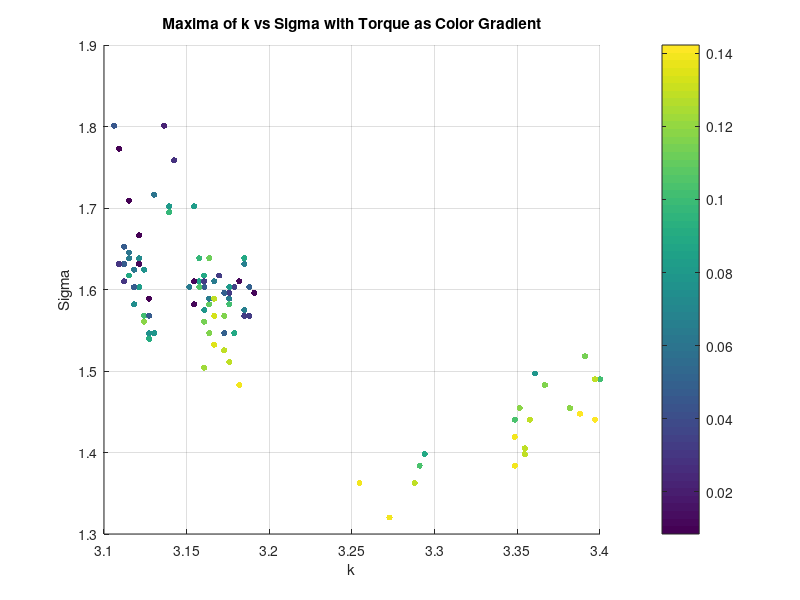
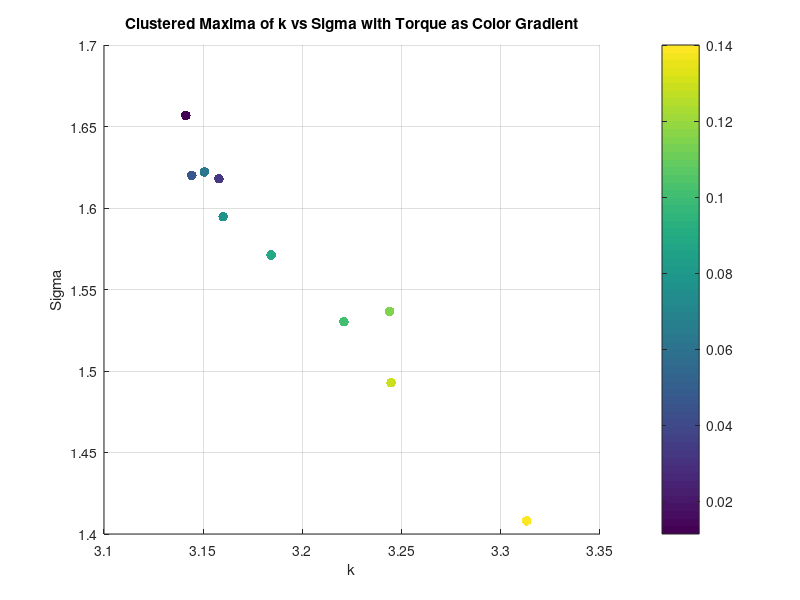
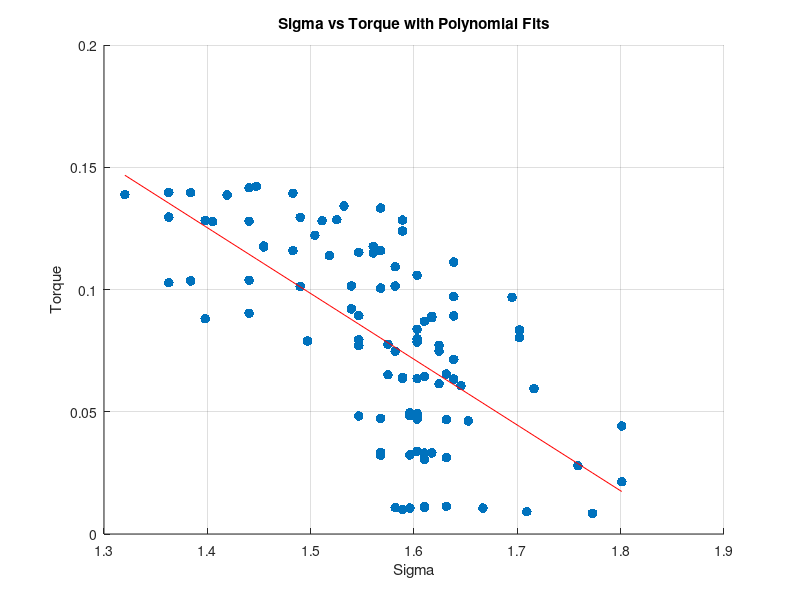
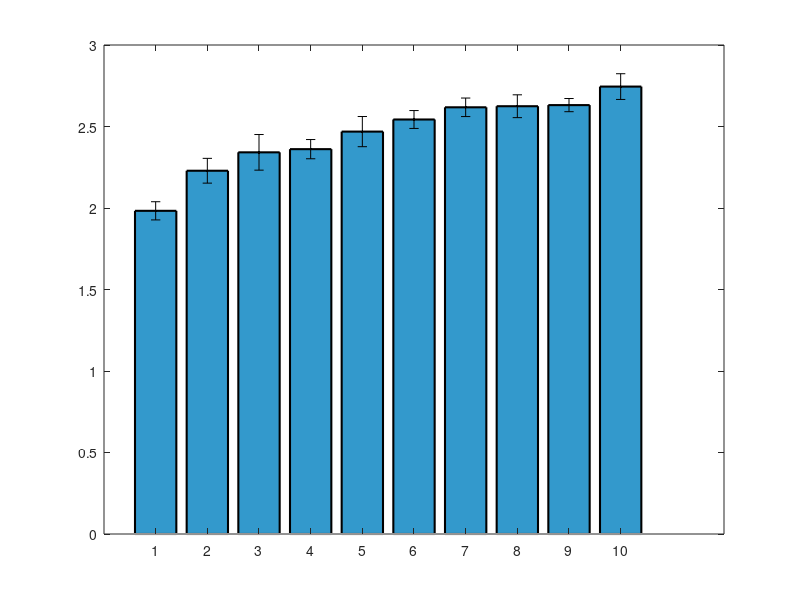

Write MATLAB code to recreate these figures, in order. (Note: this script raises an error after producing the figures.)
clear all;
close all;


%% Torque Analysis
load('maxima_data.mat');
scatter(maxima_k, maxima_sigma, 20, torque_values, 'filled');
xlabel('k');
ylabel('Sigma');
title('Maxima of k vs Sigma with Torque as Color Gradient');
colorbar;
%Lable the colorbar
caxis([min(torque_values) max(torque_values)]);
grid on;
% K means clustering of torque into 10 clusters, taking mean of each cluster k, sigma and corr too
[cluster_idx, cluster_centers] = kmeans(torque_values', 10);
% Take the mean of each cluster
torque_means = zeros(10, 1);
sigma_means = zeros(10, 1);
sigma_stds = zeros(10, 1);
k_means = zeros(10, 1);
corr_means = zeros(10, 1);
for i = 1:10
    torque_means(i) = mean(torque_values(cluster_idx == i));
    sigma_means(i) = mean(maxima_sigma(cluster_idx == i));
    k_means(i) = mean(maxima_k(cluster_idx == i));
    corr_means(i) = mean(maxima_corr(cluster_idx == i));
    sigma_stds(i) = std(maxima_sigma(cluster_idx == i));
end
% Plot the clusters
figure;
scatter(k_means, sigma_means, 50, torque_means, 'filled');
xlabel('k');
ylabel('Sigma');
zlabel('Torque');
title('Clustered Maxima of k vs Sigma with Torque as Color Gradient');
colorbar;
grid on;
% Ensure data is sorted for polyfit
[sigma_sorted, sort_idx] = sort(maxima_sigma);
torque_sorted = torque_values(sort_idx);
% Display correlation between torque and sigma
disp('Correlation between Torque and Sigma:');
disp(corr(torque_sorted', sigma_sorted'));
% Display correlation between torque and sigma^2
disp('Correlation between Torque and Sigma^2:');
disp(corr(torque_sorted', sigma_sorted'.^2));
% Polyfit for sigma vs torque (order 1 and 2)
p1_sigma = polyfit(sigma_sorted, torque_sorted, 1);
% Calculate fitted values and normalized MSE for sigma vs torque
fitted_torque_p1_sigma = polyval(p1_sigma, sigma_sorted);
mse_p1_sigma = mean((torque_sorted - fitted_torque_p1_sigma).^2);
nmse_p1_sigma = mse_p1_sigma / var(torque_sorted);
% Display results for sigma vs torque
disp('Sigma vs Torque:');
disp(['Order 1 nMSE: ', num2str(nmse_p1_sigma)]);
%display correlation between torque and sigma
% Plot for sigma vs torque with polynomial fits (first instance)
figure;
scatter(sigma_sorted, torque_sorted, 50, 'filled','DisplayName', 'Data');
hold on;
plot(sigma_sorted, fitted_torque_p1_sigma, '-r', 'DisplayName', ...
    ['Order 1 Fit: y = ', num2str(p1_sigma(1)), 'x + ', num2str(p1_sigma(2)), ...
    ', nMSE = ', num2str(nmse_p1_sigma)]);
xlabel('Sigma');
ylabel('Torque');
title('Sigma vs Torque with Polynomial Fits');
grid on;

%Plot means of sigma as bar plot with variance as error bars
figure;
[sorted_sigma_means,idx] = sort(sigma_means);
sorted_sigma_stds = sigma_stds(idx);
bar(sorted_sigma_means.^2, 'FaceColor', [0.2 0.6 0.8], 'EdgeColor', 'k', 'LineWidth', 1.5);
% Set the x-ticks to the cluster indices
hold on;
errorbar(sorted_sigma_means.^2,sorted_sigma_stds, 'k.', 'LineWidth', 1.5);
ylim([1.95 2.85]);

xlabel('Torque Number');
ylabel('Mean Sigma^2');
% % Ensure data is sorted for polyfit
% [sigma_sorted, sort_idx] = sort(sigma_means);
% torque_sorted = torque_means(sort_idx);
% %Display correlation between torque and sigma
% disp('Correlation between Torque and Sigma:');
% disp(corr(torque_sorted, sigma_sorted));
% %Display correlation between torque and sigma^2
% disp('Correlation between Torque and Sigma^2:');
% disp(corr(torque_sorted, sigma_sorted.^2));
% % Polyfit for sigma vs torque (order 1 and 2)
% p1_sigma = polyfit(sigma_sorted, torque_sorted, 1);
% p2_sigma = polyfit(sigma_sorted, torque_sorted, 2);
% % Calculate zitted values and normalized MSE for sigma vs torque
% fitted_torque_p1_sigma = polyval(p1_sigma, sigma_sorted);
% fitted_torque_p2_sigma = polyval(p2_sigma, sigma_sorted);
% mse_p1_sigma = mean((torque_sorted - fitted_torque_p1_sigma).^2);
% mse_p2_sigma = mean((torque_sorted - fitted_torque_p2_sigma).^2);
% nmse_p1_sigma = mse_p1_sigma / var(torque_sorted);
% nmse_p2_sigma = mse_p2_sigma / var(torque_sorted);
% % Display results for sigma vs torque
% disp('Sigma vs Torque:');
% disp(['Order 1 nMSE: ', num2str(nmse_p1_sigma)]);
% disp(['Order 2 nMSE: ', num2str(nmse_p2_sigma)]);
% % Plot for sigma vs torque with polynomial fits (second instance)
% figure;
% scatter(sigma_sorted, torque_sorted, 50, 'filled', 'DisplayName', 'Data');
% hold on;
% % plot(sigma_sorted, fitted_torque_p1_sigma, '-r', 'DisplayName', ...
% %     ['Order 1 Fit: y = ', num2str(p1_sigma(1)), 'x + ', num2str(p1_sigma(2)), ...
% %     ', nMSE = ', num2str(nmse_p1_sigma)]);
% % plot(sigma_sorted, fitted_torque_p2_sigma, '--g', 'DisplayName', ...
% %     ['Order 2 Fit: y = ', num2str(p2_sigma(1)), 'x^2 + ', num2str(p2_sigma(2)), ...
% %     'x + ', num2str(p2_sigma(3)), ', nMSE = ', num2str(nmse_p2_sigma)]);
% xlabel('Sigma');
% ylabel('Torque');
% title('Sigma vs Torque with Polynomial Fits');
% grid on;



% %% Diameter Analysis
% % Saved as diameter_value, k_values(max_k_idx), sigma_values(max_sigma_idx), max_val
% load('maxima_data_Diam.mat');

% figure;
% scatter3(maxima_matrix(:, 2), maxima_matrix(:, 3), maxima_matrix(:, 1), 50, maxima_matrix(:, 1), 'filled'); 
% xlabel('k');
% ylabel('Sigma');
% zlabel('Diameter');
% title('Maxima of k vs Sigma with Diameter as Color Gradient');
% colorbar;
% grid on;

% % K vs d
% % Ensure data is sorted for polyfit
% [k_sorted, sort_idx] = sort(maxima_matrix(:, 2));
% d_sorted = maxima_matrix(sort_idx, 1);
% % Display correlation between d and k
% disp('Correlation between Diameter and k:');
% disp(corr(d_sorted, k_sorted));

% %plot for k vs diam with polynomial fits
% figure;
% scatter(k_sorted, d_sorted, 50, 'filled', 'DisplayName', 'Data');
% grid on;
% hold on;
% p1_k = polyfit(k_sorted, d_sorted, 1);
% fitted_d_p1_k = polyval(p1_k, k_sorted);
% mse_p1_k = mean((d_sorted - fitted_d_p1_k).^2);
% nmse_p1_k = mse_p1_k / var(d_sorted);
% disp('Diameter vs k:');
% disp(['Order 1 nMSE: ', num2str(nmse_p1_k)]);
% % plot(k_sorted, fitted_d_p1_k, '-r', 'DisplayName', ...
% %     ['Order 1 Fit: y = ', num2str(p1_k(1)), 'x + ', num2str(p1_k(2)), ...
% %     ', nMSE = ', num2str(nmse_p1_k)]);
% xlabel('k');
% ylabel('Diameter');
% title('k vs Diameter with Polynomial Fits');


% % Compute mean and std of sigma for each unique diameter
% unique_diameters = unique(maxima_matrix(:, 1));
% sigma_means_diameter = zeros(size(unique_diameters));
% sigma_stds_diameter = zeros(size(unique_diameters));

% for i = 1:length(unique_diameters)
%     sigma_values_for_diameter = maxima_matrix(maxima_matrix(:, 1) == unique_diameters(i), 3);
%     sigma_means_diameter(i) = mean(sigma_values_for_diameter);
%     sigma_stds_diameter(i) = std(sigma_values_for_diameter);
% end

% % Bar plot of mean sigma with error bars for each diameter
% figure;
% bar(unique_diameters, sigma_means_diameter, 'FaceColor', [0.2 0.6 0.8], 'EdgeColor', 'k', 'LineWidth', 1.5);
% hold on;
% errorbar(unique_diameters, sigma_means_diameter, sigma_stds_diameter, 'k.', 'LineWidth', 1.5);
% xlabel('Diameter');
% ylabel('Mean Sigma');
% title('Mean Sigma for Each Diameter with Error Bars');
% grid on;
